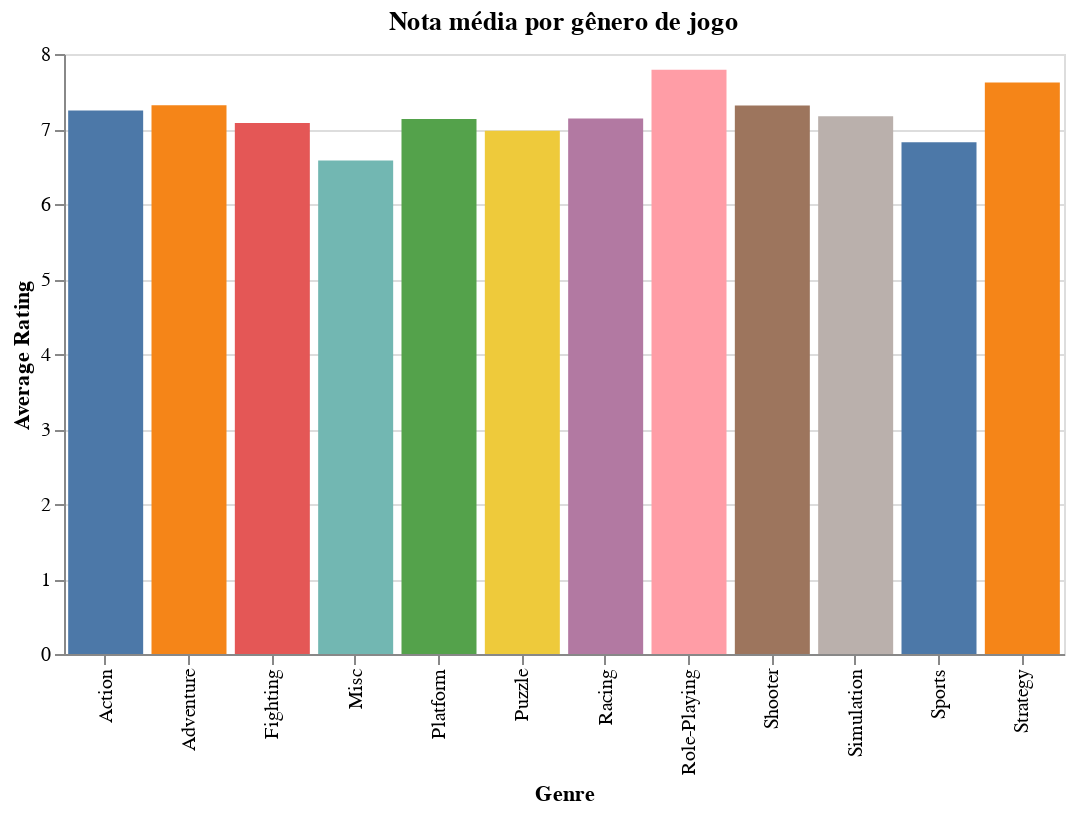

Notebook code cell kept with this figure:
### Code cell
graph_rating

### Figure 1 — Vega-Lite specification as saved in the notebook (floating-point values rounded to 4 significant figures)
{"config": {"view": {"continuousWidth": 300, "continuousHeight": 300}}, "data": {"name": "data-f166d05286f436846eefc5c4ae08c139"}, "mark": {"type": "bar"}, "encoding": {"color": {"field": "Genre", "legend": null, "type": "nominal"}, "x": {"field": "Genre", "title": "Genre", "type": "ordinal"}, "y": {"field": "rating", "title": "Average Rating", "type": "quantitative"}}, "title": "Nota média por gênero de jogo", "width": 500, "$schema": "https://vega.github.io/schema/vega-lite/v6.1.0.json", "datasets": {"data-f166d05286f436846eefc5c4ae08c139": [{"Genre": "Action", "rating": 7.248}, {"Genre": "Adventure", "rating": 7.318}, {"Genre": "Fighting", "rating": 7.081}, {"Genre": "Misc", "rating": 6.579}, {"Genre": "Platform", "rating": 7.133}, {"Genre": "Puzzle", "rating": 6.977}, {"Genre": "Racing", "rating": 7.139}, {"Genre": "Role-Playing", "rating": 7.789}, {"Genre": "Shooter", "rating": 7.314}, {"Genre": "Simulation", "rating": 7.171}, {"Genre": "Sports", "rating": 6.824}, {"Genre": "Strategy", "rating": 7.62}]}}
